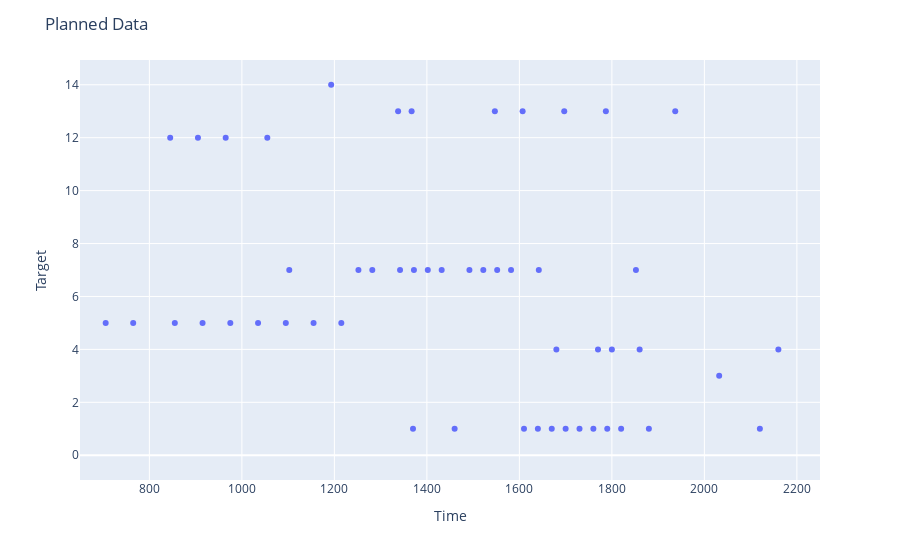

Write notebook code for a chart like this one.
### Code cell
Times = []
Sats = []
Targets = []
Angles = []
for tar_num in chosen:
    for bin_num in chosen[tar_num]:
        Times.append(chosen[tar_num][bin_num][0])
        Sats.append(chosen[tar_num][bin_num][1])
        Angles.append(chosen[tar_num][bin_num][2])
        Targets.append(tar_num)

df = pd.DataFrame({"Time":Times,"Satellite":Sats,"Target":Targets,"Cross Track":Angles})
fig = px.scatter(df[df['Satellite'].values==0],x="Time",y="Target",hover_data="Cross Track")
fig.update_layout(title="Planned Data")
fig.update_xaxes(range = [650,2250])
fig.show()

### Figure 1 — Plotly figure (JSON) as saved in the notebook; plotly's stock layout.template omitted (floating-point values rounded to 4 significant figures; data arrays with more than 128 entries replaced by an {"elided": "..."} marker saying what was removed)
{"data": [{"customdata": {"elided": "282x1 float values"}, "hovertemplate": "Time=%{x}<br>Target=%{y}<br>Cross Track=%{customdata[0]}<extra></extra>", "legendgroup": "", "marker": {"color": "#636efa", "symbol": "circle"}, "mode": "markers", "name": "", "orientation": "v", "showlegend": false, "type": "scatter", "x": {"elided": "282 float values"}, "xaxis": "x", "y": {"elided": "282 int values"}, "yaxis": "y"}], "layout": {"legend": {"tracegroupgap": 0}, "margin": {"t": 60}, "title": {"text": "Planned Data"}, "xaxis": {"anchor": "y", "domain": [0, 1], "range": [650, 2250], "title": {"text": "Time"}}, "yaxis": {"anchor": "x", "domain": [0, 1], "title": {"text": "Target"}}}}
